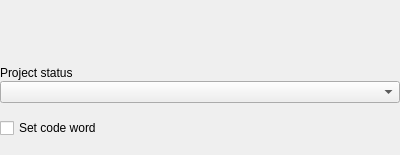
<?xml version="1.0" encoding="UTF-8"?>
<ui version="4.0">
 <class>ProjectTableRenameDialogRefactor</class>
 <widget class="QWidget" name="ProjectTableRenameDialogRefactor">
  <property name="geometry">
   <rect>
    <x>0</x>
    <y>0</y>
    <width>400</width>
    <height>155</height>
   </rect>
  </property>
  <property name="windowTitle">
   <string>Form</string>
  </property>
  <layout class="QVBoxLayout" name="verticalLayout">
   <property name="spacing">
    <number>0</number>
   </property>
   <property name="leftMargin">
    <number>0</number>
   </property>
   <property name="topMargin">
    <number>0</number>
   </property>
   <property name="rightMargin">
    <number>0</number>
   </property>
   <property name="bottomMargin">
    <number>0</number>
   </property>
   <item>
    <widget class="DialogLineEditEx" name="widget_title" native="true"/>
   </item>
   <item>
    <spacer name="verticalSpacer">
     <property name="orientation">
      <enum>Qt::Vertical</enum>
     </property>
     <property name="sizeType">
      <enum>QSizePolicy::Fixed</enum>
     </property>
     <property name="sizeHint" stdset="0">
      <size>
       <width>1</width>
       <height>15</height>
      </size>
     </property>
    </spacer>
   </item>
   <item>
    <widget class="DialogTextEditEx" name="widget_comment" native="true"/>
   </item>
   <item>
    <spacer name="verticalSpacer_2">
     <property name="orientation">
      <enum>Qt::Vertical</enum>
     </property>
     <property name="sizeType">
      <enum>QSizePolicy::Fixed</enum>
     </property>
     <property name="sizeHint" stdset="0">
      <size>
       <width>1</width>
       <height>15</height>
      </size>
     </property>
    </spacer>
   </item>
   <item>
    <widget class="QLabel" name="label_status">
     <property name="text">
      <string>Project status</string>
     </property>
    </widget>
   </item>
   <item>
    <widget class="QComboBox" name="comboBox_status"/>
   </item>
   <item>
    <spacer name="verticalSpacer_3">
     <property name="orientation">
      <enum>Qt::Vertical</enum>
     </property>
     <property name="sizeType">
      <enum>QSizePolicy::Fixed</enum>
     </property>
     <property name="sizeHint" stdset="0">
      <size>
       <width>1</width>
       <height>15</height>
      </size>
     </property>
    </spacer>
   </item>
   <item>
    <widget class="QCheckBox" name="checkBox_codeWord">
     <property name="text">
      <string>Set code word</string>
     </property>
    </widget>
   </item>
   <item>
    <widget class="DialogLineEditEx" name="widget_codeWord" native="true"/>
   </item>
  </layout>
 </widget>
 <customwidgets>
  <customwidget>
   <class>DialogLineEditEx</class>
   <extends>QWidget</extends>
   <header location="global">ui/controls/dialog_line_edit_ex.h</header>
   <container>1</container>
  </customwidget>
  <customwidget>
   <class>DialogTextEditEx</class>
   <extends>QWidget</extends>
   <header location="global">ui/controls/dialog_text_edit_ex.h</header>
   <container>1</container>
  </customwidget>
 </customwidgets>
 <resources/>
 <connections/>
</ui>
